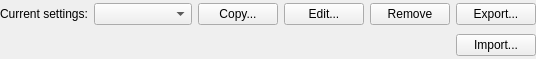
<?xml version="1.0" encoding="UTF-8"?>
<ui version="4.0">
 <class>TextEditor::Internal::CodeStyleSelectorWidget</class>
 <widget class="QWidget" name="TextEditor::Internal::CodeStyleSelectorWidget">
  <property name="geometry">
   <rect>
    <x>0</x>
    <y>0</y>
    <width>536</width>
    <height>59</height>
   </rect>
  </property>
  <property name="windowTitle">
   <string/>
  </property>
  <layout class="QGridLayout" name="gridLayout">
   <property name="margin" stdset="0">
    <number>0</number>
   </property>
   <item row="0" column="0">
    <layout class="QHBoxLayout" name="horizontalLayout">
     <item>
      <widget class="QLabel" name="label">
       <property name="text">
        <string>Current settings:</string>
       </property>
      </widget>
     </item>
     <item>
      <widget class="QComboBox" name="delegateComboBox">
       <property name="sizePolicy">
        <sizepolicy hsizetype="Expanding" vsizetype="Fixed">
         <horstretch>0</horstretch>
         <verstretch>0</verstretch>
        </sizepolicy>
       </property>
      </widget>
     </item>
    </layout>
   </item>
   <item row="0" column="1">
    <widget class="QPushButton" name="copyButton">
     <property name="text">
      <string>Copy...</string>
     </property>
    </widget>
   </item>
   <item row="0" column="2">
    <widget class="QPushButton" name="editButton">
     <property name="text">
      <string>Edit...</string>
     </property>
    </widget>
   </item>
   <item row="0" column="3">
    <widget class="QPushButton" name="removeButton">
     <property name="text">
      <string>Remove</string>
     </property>
    </widget>
   </item>
   <item row="0" column="4">
    <widget class="QPushButton" name="exportButton">
     <property name="text">
      <string>Export...</string>
     </property>
    </widget>
   </item>
   <item row="1" column="4">
    <widget class="QPushButton" name="importButton">
     <property name="text">
      <string>Import...</string>
     </property>
    </widget>
   </item>
  </layout>
 </widget>
 <tabstops>
  <tabstop>delegateComboBox</tabstop>
  <tabstop>copyButton</tabstop>
  <tabstop>editButton</tabstop>
  <tabstop>removeButton</tabstop>
  <tabstop>exportButton</tabstop>
 </tabstops>
 <resources/>
 <connections/>
</ui>
